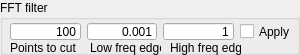
         <widget class="QGroupBox" name="groupBox_11">
          <property name="sizePolicy">
           <sizepolicy hsizetype="Fixed" vsizetype="Preferred">
            <horstretch>0</horstretch>
            <verstretch>0</verstretch>
           </sizepolicy>
          </property>
          <property name="minimumSize">
           <size>
            <width>300</width>
            <height>55</height>
           </size>
          </property>
          <property name="maximumSize">
           <size>
            <width>300</width>
            <height>50</height>
           </size>
          </property>
          <property name="title">
           <string>FFT filter</string>
          </property>
          <widget class="QLineEdit" name="lineEdit_FilterLowFreqEdge">
           <property name="geometry">
            <rect>
             <x>87</x>
             <y>23</y>
             <width>70</width>
             <height>17</height>
            </rect>
           </property>
           <property name="contextMenuPolicy">
            <enum>Qt::DefaultContextMenu</enum>
           </property>
           <property name="text">
            <string>0.001</string>
           </property>
           <property name="alignment">
            <set>Qt::AlignRight|Qt::AlignTrailing|Qt::AlignVCenter</set>
           </property>
          </widget>
          <widget class="QLineEdit" name="lineEdit_FilterHighFreqEdge">
           <property name="geometry">
            <rect>
             <x>163</x>
             <y>23</y>
             <width>71</width>
             <height>17</height>
            </rect>
           </property>
           <property name="text">
            <string>1</string>
           </property>
           <property name="alignment">
            <set>Qt::AlignRight|Qt::AlignTrailing|Qt::AlignVCenter</set>
           </property>
          </widget>
          <widget class="QCheckBox" name="checkBox_ApplyFFTFilter">
           <property name="geometry">
            <rect>
             <x>240</x>
             <y>23</y>
             <width>50</width>
             <height>17</height>
            </rect>
           </property>
           <property name="text">
            <string>Apply</string>
           </property>
          </widget>
          <widget class="QLineEdit" name="lineEdit_FilterPointsToCut">
           <property name="geometry">
            <rect>
             <x>10</x>
             <y>23</y>
             <width>71</width>
             <height>17</height>
            </rect>
           </property>
           <property name="text">
            <string>100</string>
           </property>
           <property name="alignment">
            <set>Qt::AlignRight|Qt::AlignTrailing|Qt::AlignVCenter</set>
           </property>
          </widget>
          <widget class="QLabel" name="label_5">
           <property name="geometry">
            <rect>
             <x>10</x>
             <y>40</y>
             <width>71</width>
             <height>16</height>
            </rect>
           </property>
           <property name="text">
            <string>Points to cut</string>
           </property>
          </widget>
          <widget class="QLabel" name="label_6">
           <property name="geometry">
            <rect>
             <x>90</x>
             <y>40</y>
             <width>71</width>
             <height>16</height>
            </rect>
           </property>
           <property name="text">
            <string>Low freq edge</string>
           </property>
          </widget>
          <widget class="QLabel" name="label_7">
           <property name="geometry">
            <rect>
             <x>170</x>
             <y>40</y>
             <width>71</width>
             <height>16</height>
            </rect>
           </property>
           <property name="text">
            <string>High freq edge</string>
           </property>
          </widget>
         </widget>
